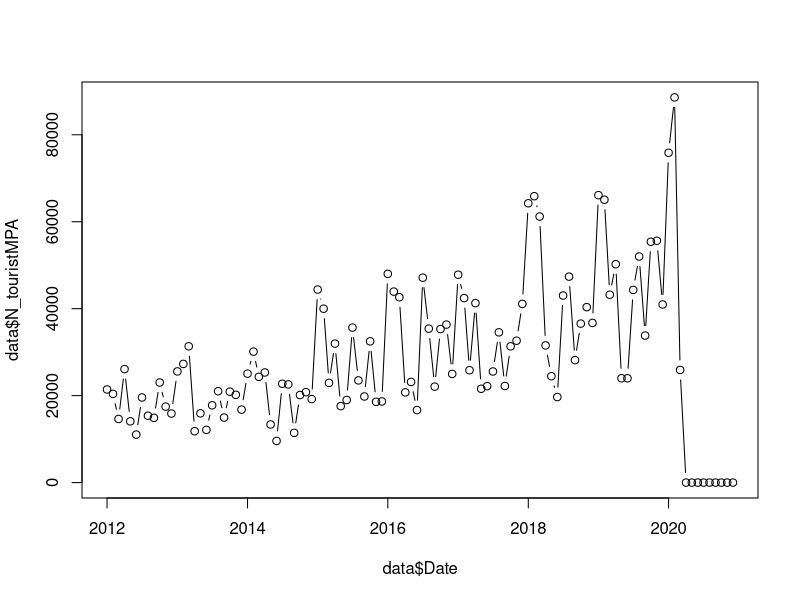
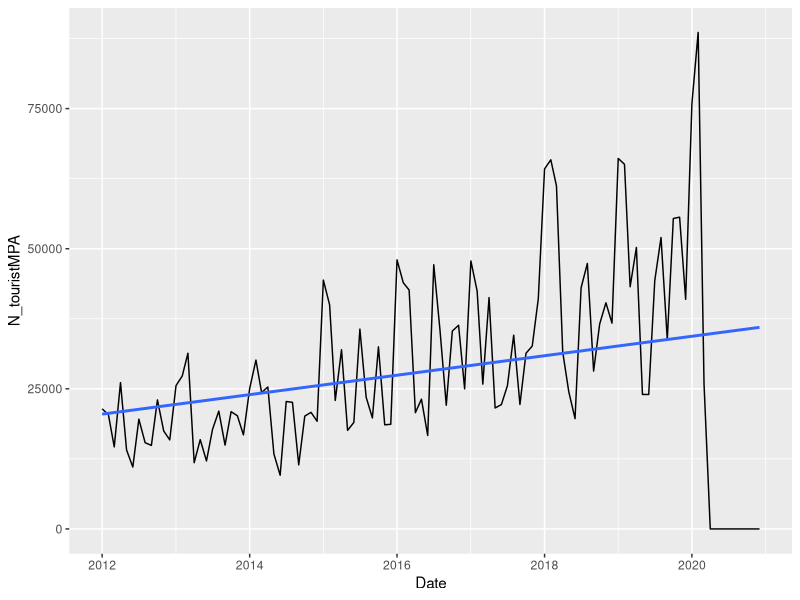
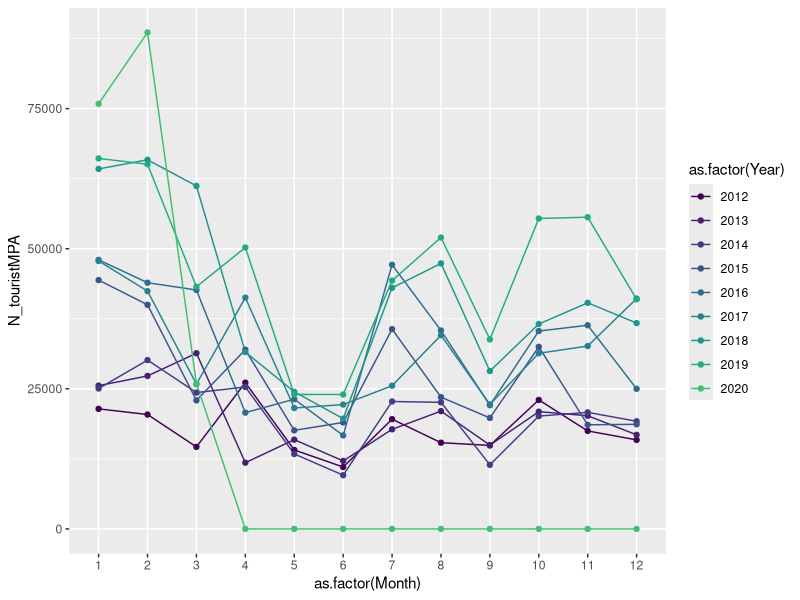
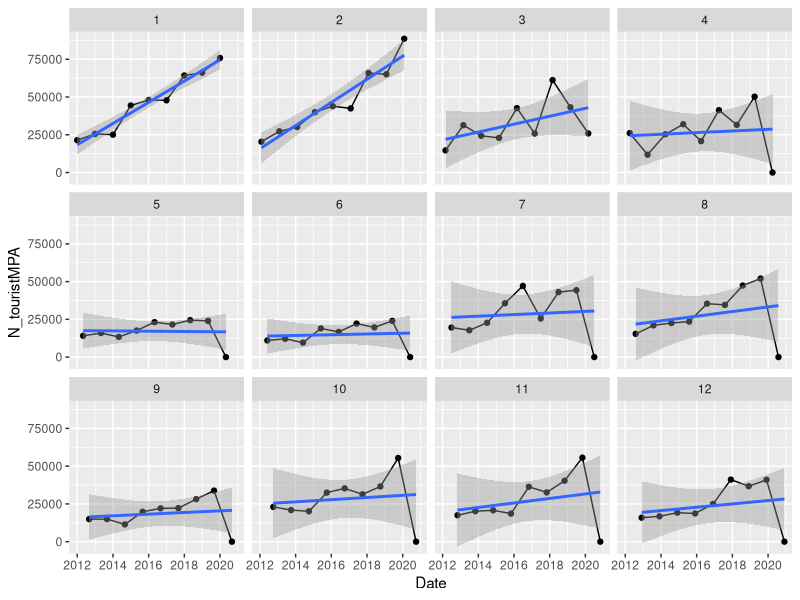
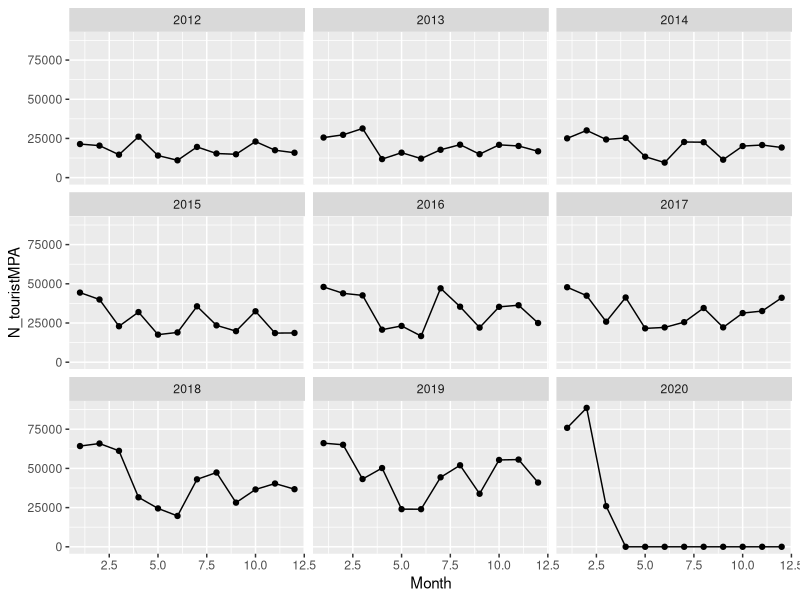
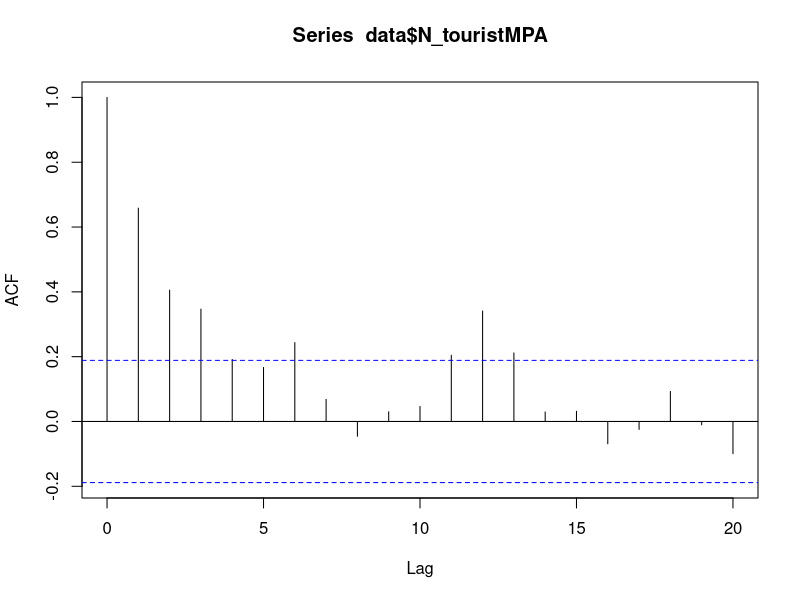
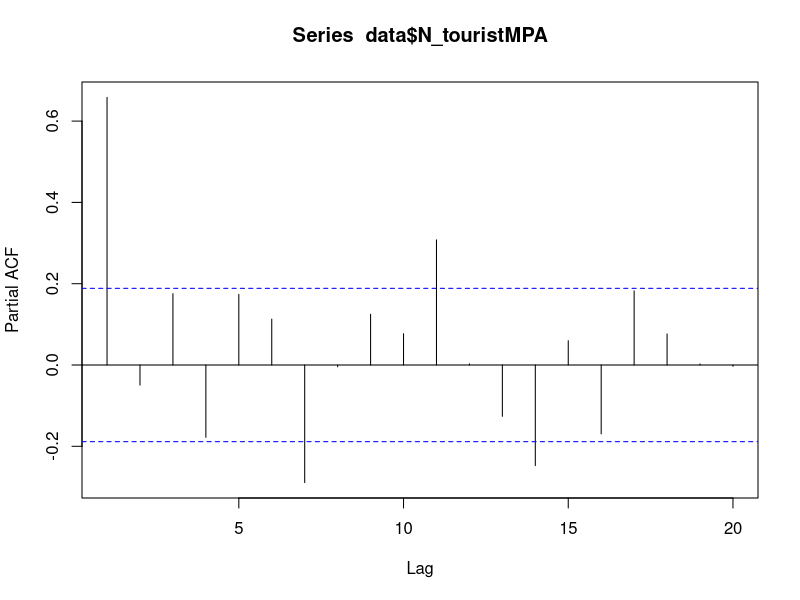

Reproduce these figures in R, in order.
library(ggplot2)
library(dplyr)
#Upload the data
data<-read.csv2('./Data/Tourism/Visit_Ballestas0820.csv',header=TRUE)
names(data)
data<-data%>%filter(Year>2011)
data$Month<-as.integer(data$Month)#convert the months in factors
data$Date<-as.POSIXct(strptime(paste(data$Year,data$Month,rep(1,nrow(data)),sep='-'),'%Y-%m-%d')) 
#Plots
plot(data$Date,data$N_touristMPA,type='b')
ggplot(data,mapping = aes(x=Date, y=N_touristMPA)) +
  geom_line()+
geom_smooth(method='lm', se = FALSE)

ggplot(data,mapping = aes(x=as.factor(Month),y=N_touristMPA,group=as.factor(Year)))+
  geom_line(aes(color=as.factor(Year)))+
  geom_point(aes(color=as.factor(Year)))+
  scale_color_viridis_d(option = "D", end = 0.7)

ggplot(data,mapping = aes(x=Date,y=N_touristMPA,factor=Month))+
  geom_line()+ geom_point()+geom_smooth(method='lm')+
  facet_wrap(~Month)
ggplot(data,mapping = aes(x=Month,y=N_touristMPA))+
  geom_point()+geom_line()+
  facet_wrap(~Year)
#FIt a linear regression of the whole serie 
  fit= lm(N_touristMPA~1+seq(1:nrow(data)), data=data)
  summary(fit)
#Time series analysis
ts_data<-ts(data$N_touristMP, start=c(2011,1,1),end=c(2020,1,1),frequency = 12)
dec_data<-decompose(ts_data)
acf(data$N_touristMPA)#autocorrelation function
pacf(data$N_touristMPA)#partial autocorrelation function

